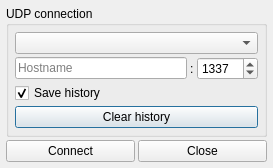
<?xml version="1.0" encoding="UTF-8"?>
<ui version="4.0">
 <class>udp_setup</class>
 <widget class="QDialog" name="udp_setup">
  <property name="geometry">
   <rect>
    <x>0</x>
    <y>0</y>
    <width>273</width>
    <height>166</height>
   </rect>
  </property>
  <property name="windowTitle">
   <string>UDP connection</string>
  </property>
  <layout class="QGridLayout" name="gridLayout_2">
   <property name="leftMargin">
    <number>6</number>
   </property>
   <property name="topMargin">
    <number>6</number>
   </property>
   <property name="rightMargin">
    <number>6</number>
   </property>
   <property name="bottomMargin">
    <number>6</number>
   </property>
   <property name="spacing">
    <number>3</number>
   </property>
   <item row="0" column="0" colspan="2">
    <widget class="QGroupBox" name="groupBox">
     <property name="title">
      <string>UDP connection</string>
     </property>
     <layout class="QGridLayout" name="gridLayout">
      <property name="leftMargin">
       <number>6</number>
      </property>
      <property name="topMargin">
       <number>6</number>
      </property>
      <property name="rightMargin">
       <number>6</number>
      </property>
      <property name="bottomMargin">
       <number>6</number>
      </property>
      <property name="spacing">
       <number>3</number>
      </property>
      <item row="0" column="0" colspan="3">
       <widget class="QComboBox" name="combo_history">
        <property name="editable">
         <bool>false</bool>
        </property>
        <item>
         <property name="text">
          <string/>
         </property>
        </item>
       </widget>
      </item>
      <item row="2" column="0">
       <widget class="QCheckBox" name="check_save_history">
        <property name="enabled">
         <bool>true</bool>
        </property>
        <property name="text">
         <string>Save history</string>
        </property>
        <property name="checked">
         <bool>true</bool>
        </property>
       </widget>
      </item>
      <item row="1" column="2">
       <widget class="QSpinBox" name="edit_port">
        <property name="minimumSize">
         <size>
          <width>60</width>
          <height>0</height>
         </size>
        </property>
        <property name="maximumSize">
         <size>
          <width>70</width>
          <height>16777215</height>
         </size>
        </property>
        <property name="minimum">
         <number>1</number>
        </property>
        <property name="maximum">
         <number>65535</number>
        </property>
        <property name="value">
         <number>1337</number>
        </property>
       </widget>
      </item>
      <item row="1" column="0">
       <widget class="QLineEdit" name="edit_address">
        <property name="placeholderText">
         <string>Hostname</string>
        </property>
       </widget>
      </item>
      <item row="3" column="0" colspan="3">
       <widget class="QPushButton" name="btn_clear_history">
        <property name="enabled">
         <bool>true</bool>
        </property>
        <property name="text">
         <string>Clear history</string>
        </property>
       </widget>
      </item>
      <item row="1" column="1">
       <widget class="QLabel" name="label">
        <property name="text">
         <string>:</string>
        </property>
       </widget>
      </item>
     </layout>
    </widget>
   </item>
   <item row="1" column="0">
    <widget class="QPushButton" name="btn_connect">
     <property name="text">
      <string>Connect</string>
     </property>
    </widget>
   </item>
   <item row="1" column="1">
    <widget class="QPushButton" name="btn_close">
     <property name="text">
      <string>Close</string>
     </property>
    </widget>
   </item>
  </layout>
 </widget>
 <resources/>
 <connections/>
</ui>
